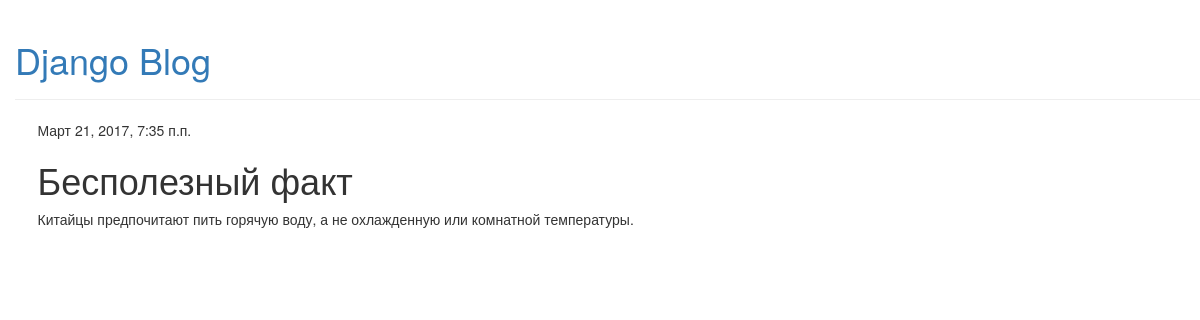
The app's page /post/1/ with its own data.
### blog/models.py (models this page shows, shortened)
class Post(models.Model):
    author = models.ForeignKey('auth.User')
    title = models.CharField(max_length=200)
    text = models.TextField()
    created_date = models.DateTimeField(
            default=timezone.now)
    published_date = models.DateTimeField(
            blank=True, null=True)

### blog/views.py (the view)
# urls.py: url(r'^post/(?P<pk>[0-9]+)/$', views.post_detail, name='post_detail'),
def post_detail(request, pk):
    post = get_object_or_404(Post, pk=pk)
    return render(request, 'blog/post_detail.html', {'post': post})

### blog/templates/blog/post_detail.html (shortened to what this page needs)
{% extends 'blog/base.html' %}
{% block content %}
    <div class="post">
        {% if post.published_date %}
            <div class="date">
                {{ post.published_date }}
            </div>
        {% endif %}
        <h1>{{ post.title }}</h1>
        <p>{{ post.text|linebreaksbr }}</p>
    </div>
{% endblock %}

### records on screen
Post: published_date "Март 21, 2017, 7:35 п.п.", title "Бесполезный факт", text "Китайцы предпочитают пить горячую воду, а не охлажденную или комнатной температуры."
